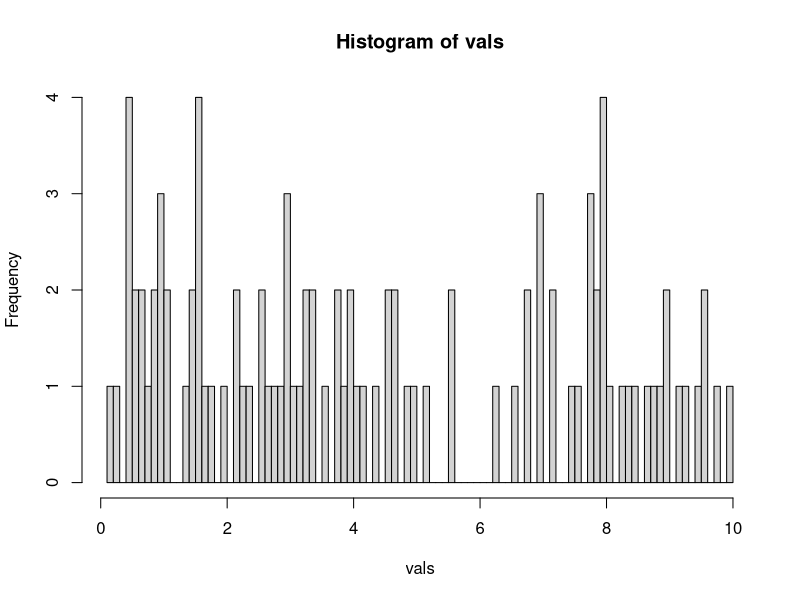
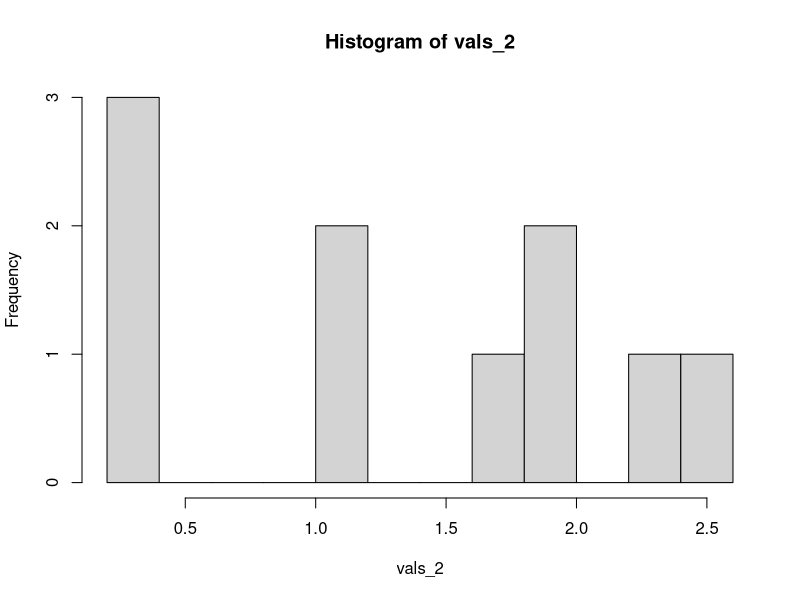
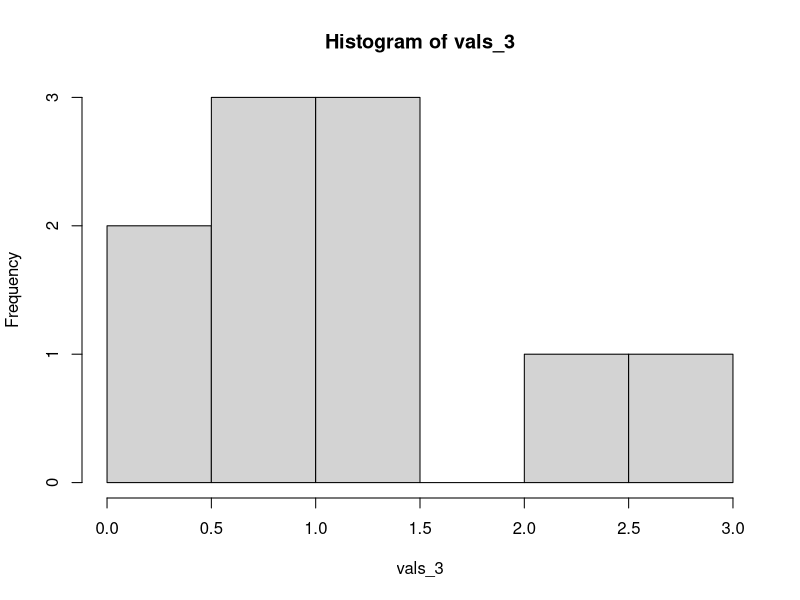

Source code (R) for these figures, in order: (Note: this script raises an error after producing the figures.)
## ---- chunk 1

est1 <- function (q) {
  2 * mean(q)
}


est2 <- function (q) {
  max(q)
}

## ---- chunk 2
vals = runif(100, 0, 10)
hist(vals, breaks = 100)
## ---- chunk 3
est1(vals)
est2(vals)
## ---- chunk 4
vals_2 = c(1.17, 1.75, 0.28, 2.56, 2.36, 0.36, 1.82, 0.24, 1.17, 1.86)
hist(vals_2, breaks = 10)
## ---- chunk 5
est1(vals_2)
est2(vals_2)
## ---- chunk 6
vals_3 = c(0.66, 0.07, 0.62, 0.65, 1.33, 0.40, 1.17, 1.11, 2.01, 2.98)
hist(vals_3, breaks = 10)
## ---- chunk 7
est1(vals_3)
est2(vals_3)
## ---- chunk 8
    par(mfrow=c(1, 3))
    hist(n5_est1, probability = TRUE, col="darkmagenta")

    hist(n30_est1, probability = TRUE, col="darkmagenta")

    hist(n50_est1, probability = TRUE, col="darkmagenta")
## ---- chunk 9
Nrep = 1000
n5 = 5
n30 = 30
n50 = 50
t = 3

n5_est1 = replicate(Nrep, est1(runif(n5, 0, t)))
n5_est2 = replicate(Nrep, est2(runif(n5, 0, t)))

n30_est1 = replicate(Nrep, est1(runif(n30, 0, t)))
n30_est2 = replicate(Nrep, est2(runif(n30, 0, t)))

n50_est1 = replicate(Nrep, est1(runif(n50, 0, t)))
n50_est2 = replicate(Nrep, est2(runif(n50, 0, t)))
## ---- chunk 10
par(mfrow=c(3, 2))

hist(n5_est1, probability = TRUE, col="darkmagenta")
curve(dnorm(x, 3, sd(n5_est1)), add = TRUE, lwd=2, col="magenta")

hist(n5_est2, probability = TRUE, col="darkmagenta")
lines(density(n5_est2), col="magenta", lwd=2)

hist(n30_est1, probability = TRUE, col="darkmagenta")
curve(dnorm(x, 3, sd(n30_est1)), add = TRUE, lwd=2, col="magenta")

hist(n30_est2, probability = TRUE, col="darkmagenta")
lines(density(n30_est2), col="magenta", lwd=2)

hist(n50_est1, probability = TRUE, col="darkmagenta")
curve(dnorm(x, 3, sd(n50_est1)), add = TRUE, lwd=2, col="magenta")

hist(n50_est2, probability = TRUE, col="darkmagenta")
lines(density(n50_est2), col="magenta", lwd=2)

par(mfrow=c(1, 1))
